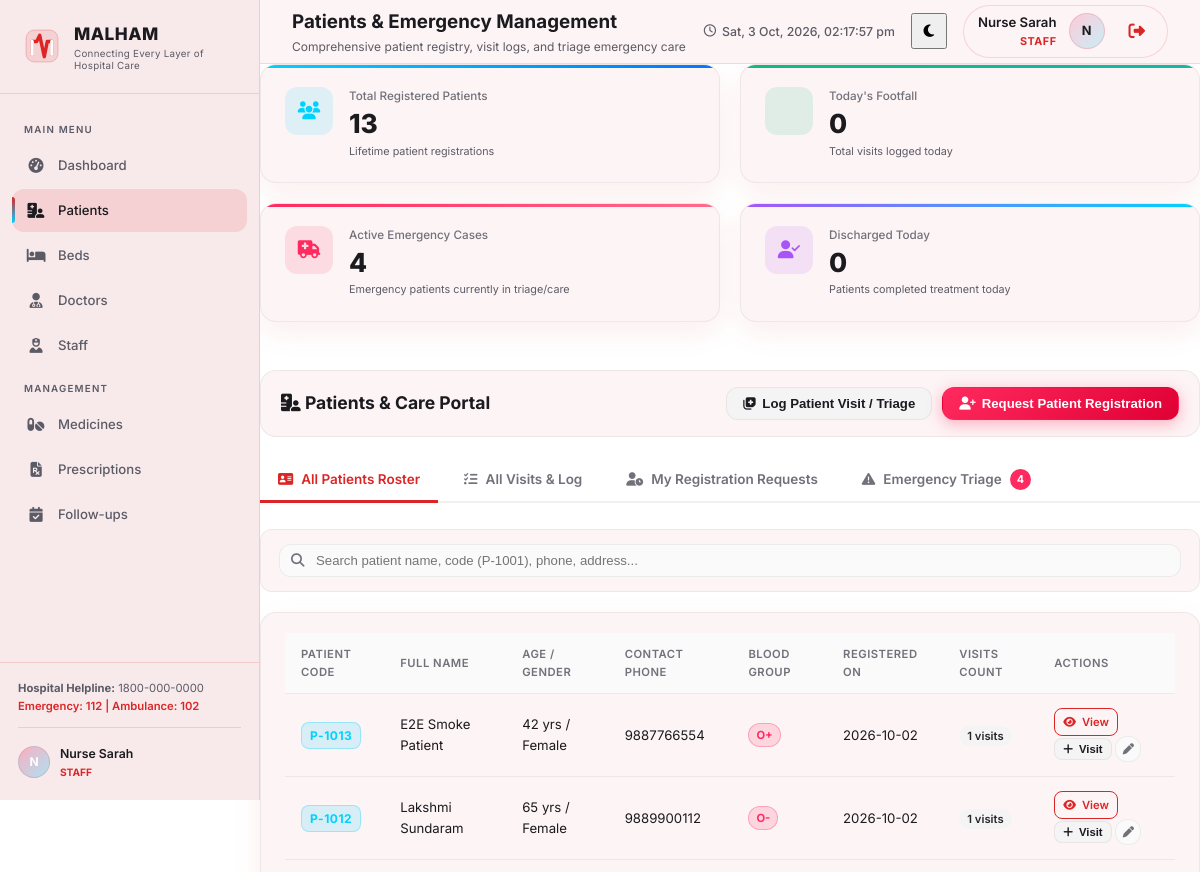
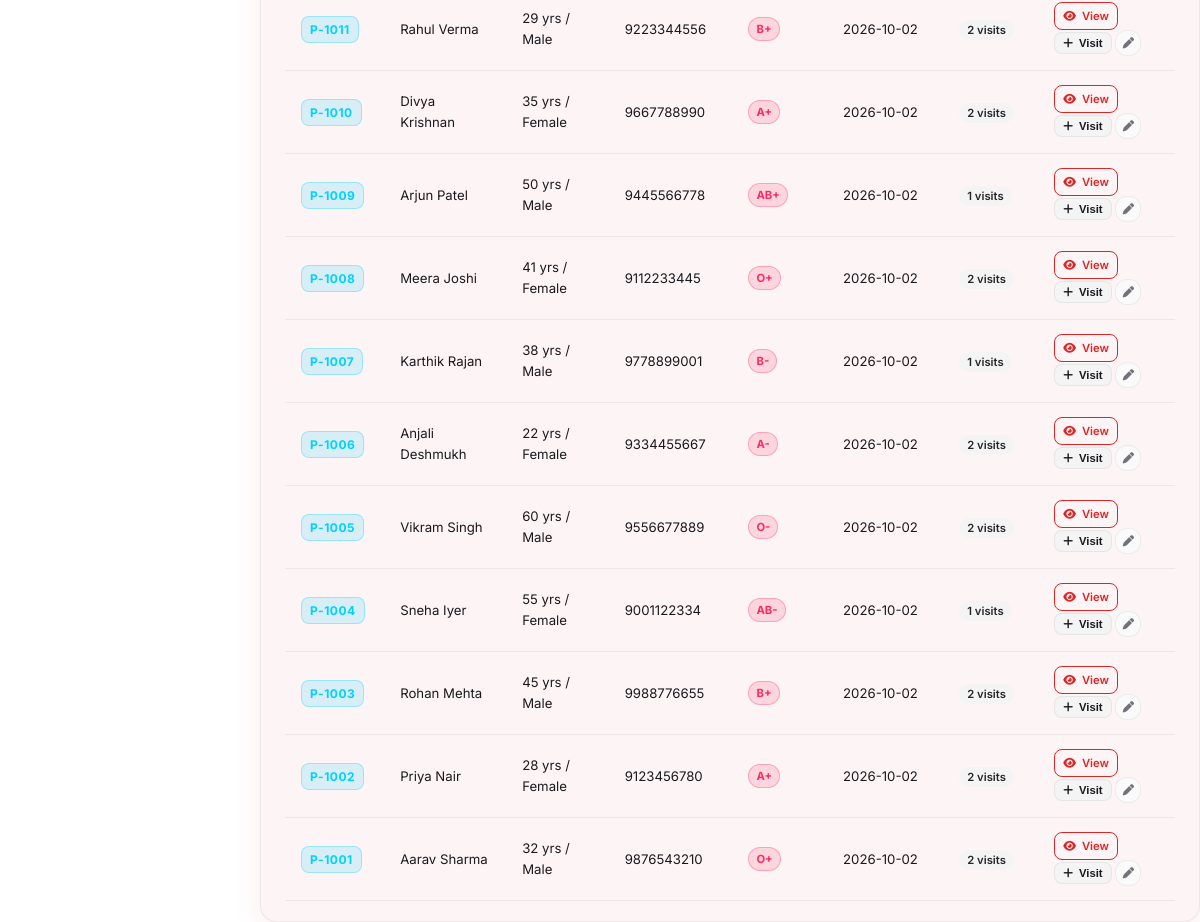
/patients (signed in), run on an earlier commit of the app's database (2 pictures, top to bottom).
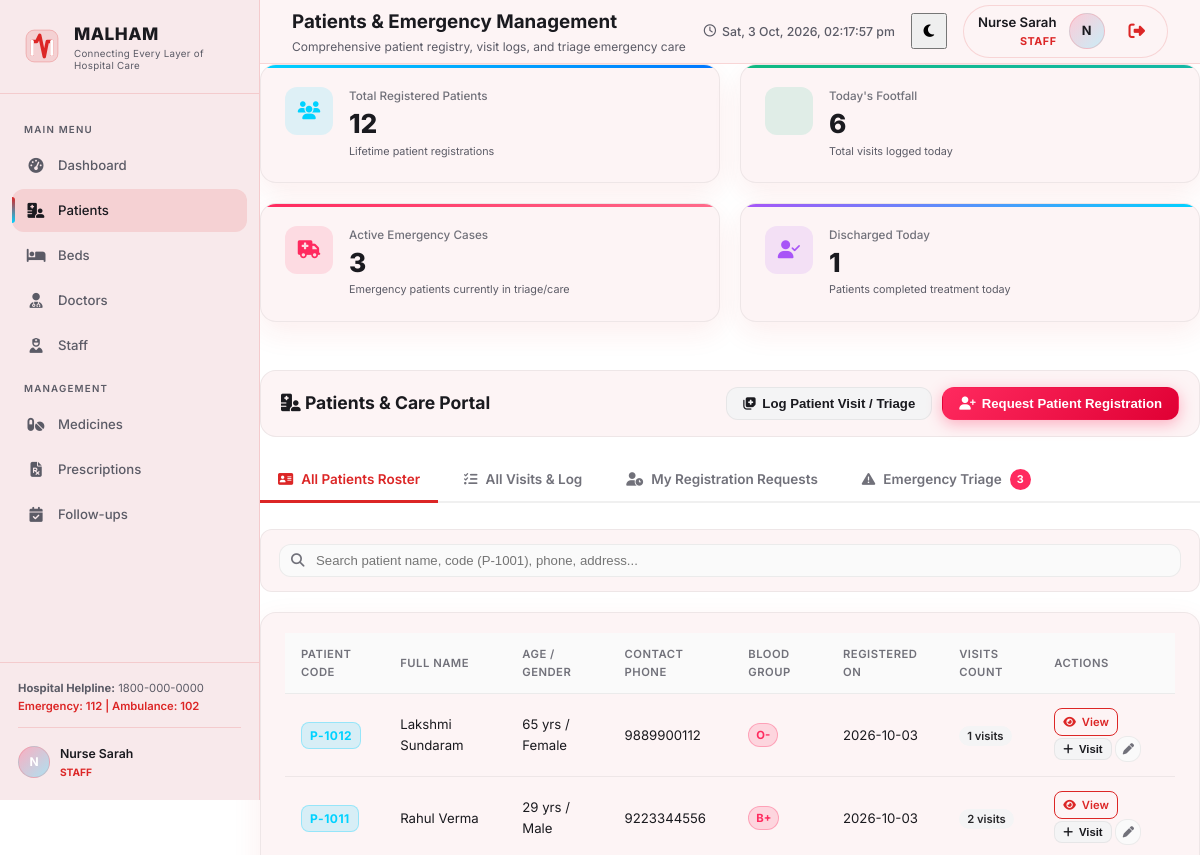
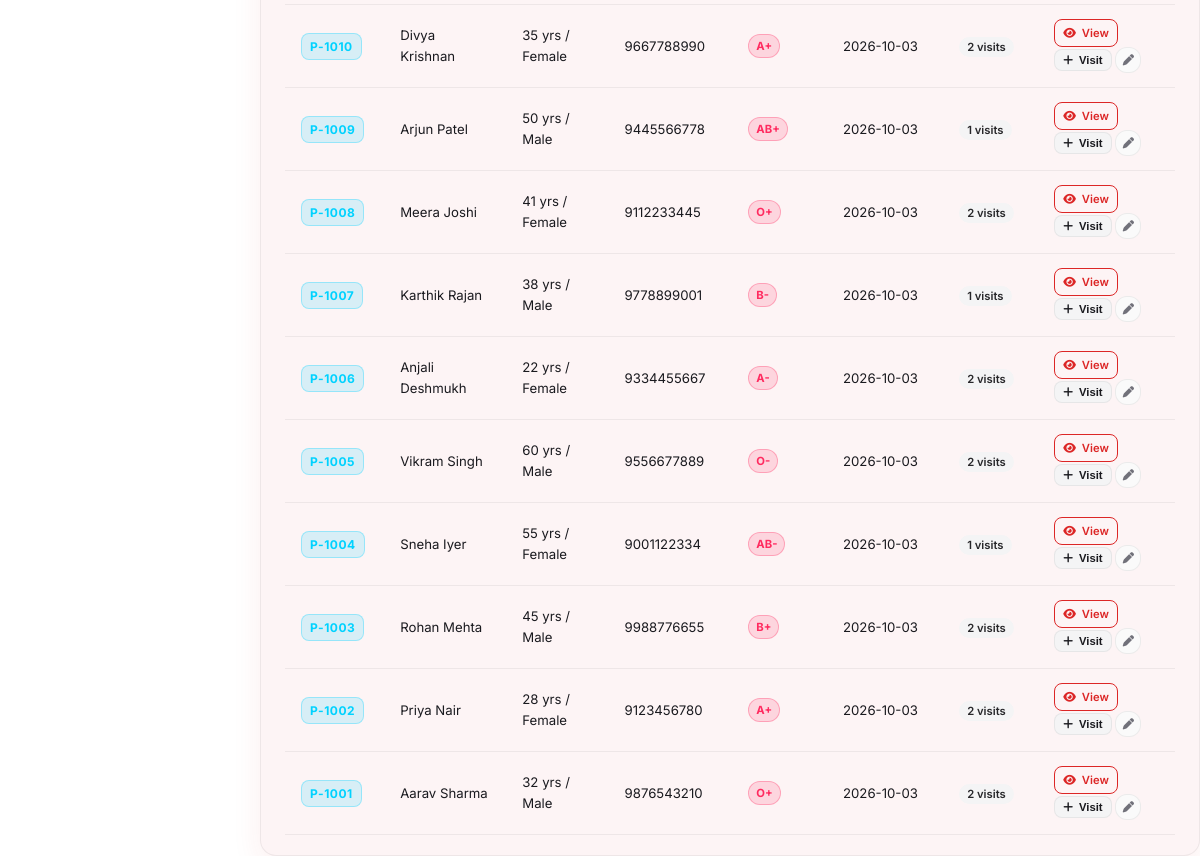
And on a later commit of the database (2 pictures, top to bottom).
### tables this page shows
CREATE TABLE patients (
            id              INTEGER PRIMARY KEY AUTOINCREMENT,
            patient_code    TEXT UNIQUE,
            name            TEXT NOT NULL,
            age             INTEGER,
            gender          TEXT,
            phone           TEXT,
            address         TEXT,
            blood_group     TEXT,
            registered_on   TEXT DEFAULT (date('now')),
            admission_date  TEXT,
            discharge_date  TEXT,
            status          TEXT DEFAULT 'admitted',  -- admitted / discharged / emergency
            department      TEXT,
            created_at      TEXT DEFAULT (datetime('now'))
        );

### app.py (the view)
@app.route("/patients")
@role_required('head_doctor', 'doctor', 'staff')
def patients():
    active_tab = request.args.get("tab", "patients")
    search_query = request.args.get("q", "").strip()
    visit_type_filter = request.args.get("visit_type", "").strip()
    status_filter = request.args.get("status", "").strip()
    triage_filter = request.args.get("triage", "").strip()
    today_date = datetime.now().strftime("%Y-%m-%d")
    total_patients_count = query_db("SELECT COUNT(*) AS c FROM patients", one=True)["c"]
    todays_footfall_count = query_db("SELECT COUNT(*) AS c FROM visits WHERE visit_date = ?", (today_date,), one=True)["c"]
    active_emergency_count = query_db("SELECT COUNT(*) AS c FROM visits WHERE visit_type = 'emergency' AND status != 'discharged'", one=True)["c"]
    discharged_today_count = query_db("SELECT COUNT(*) AS c FROM visits WHERE status = 'discharged' AND visit_date = ?", (today_date,), one=True)["c"]
    patients_sql = (
        "SELECT p.*, "
        "       COUNT(v.id) AS total_visits, "
        "       MAX(v.visit_date) AS last_visit_date "
        "FROM patients p "
        "LEFT JOIN visits v ON p.id = v.patient_id "
        "WHERE 1=1 "
    )
    p_params = []
    if search_query:
        patients_sql += "AND (p.name LIKE ? OR p.patient_code LIKE ? OR p.phone LIKE ? OR p.address LIKE ?) "
        term = f"%{search_query}%"
        p_params.extend([term, term, term, term])
    patients_sql += "GROUP BY p.id ORDER BY p.id DESC"
    patients_list = query_db(patients_sql, p_params)
    visits_sql = (
        "SELECT v.*, p.name AS patient_name, p.patient_code, p.phone, p.age, p.gender, "
        "       d.name AS doctor_name, d.specialization "
        "FROM visits v "
        "JOIN patients p ON v.patient_id = p.id "
        "LEFT JOIN doctors d ON v.doctor_id = d.id "
        "WHERE 1=1 "
    )
    v_params = []
    if search_query:
        visits_sql += "AND (p.name LIKE ? OR p.patient_code LIKE ? OR p.phone LIKE ? OR v.reason LIKE ?) "
        term = f"%{search_query}%"
        v_params.extend([term, term, term, term])
    if visit_type_filter:
        visits_sql += "AND v.visit_type = ? "
        v_params.append(visit_type_filter)
    if status_filter:
        visits_sql += "AND v.status = ? "
        v_params.append(status_filter)
    visits_sql += "ORDER BY v.visit_date DESC, v.id DESC"
    visits_list = query_db(visits_sql, v_params)
    emergency_sql = (
        "SELECT v.*, p.name AS patient_name, p.patient_code, p.age, p.gender, p.blood_group, p.phone, "
        "       d.name AS doctor_name "
        "FROM visits v "
        "JOIN patients p ON v.patient_id = p.id "
        "LEFT JOIN doctors d ON v.doctor_id = d.id "
        "WHERE v.visit_type = 'emergency' "
    )
    e_params = []
    if search_query:
        emergency_sql += "AND (p.name LIKE ? OR p.patient_code LIKE ? OR p.phone LIKE ? OR v.reason LIKE ?) "
        term = f"%{search_query}%"
        e_params.extend([term, term, term, term])
    if triage_filter:
        emergency_sql += "AND v.triage_level = ? "
        e_params.append(triage_filter)
    if status_filter:
        emergency_sql += "AND v.status = ? "
        e_params.append(status_filter)
    emergency_sql += "ORDER BY CASE v.triage_level WHEN 'critical' THEN 1 WHEN 'urgent' THEN 2 WHEN 'stable' THEN 3 ELSE 4 END, v.id DESC"
    emergency_list = query_db(emergency_sql, e_params)
    doctors_list = query_db("SELECT id, name, specialization FROM doctors ORDER BY name ASC")
    user = get_current_user()
    if user and user['role'] in ['head_doctor', 'doctor']:
        pending_registrations = query_db("""
            SELECT r.*, u.display_name AS requested_by_name
            FROM patient_registrations r
            JOIN users u ON r.requested_by_user_id = u.id
            ORDER BY CASE r.status WHEN 'pending' THEN 1 ELSE 2 END, r.id DESC
        """)
        pending_registrations_count = query_db("SELECT COUNT(*) AS c FROM patient_registrations WHERE status = 'pending'", one=True)["c"]
    else:
        user_id = user['id'] if user else 0
        pending_registrations = query_db("""
            SELECT r.*, u.display_name AS requested_by_name
            FROM patient_registrations r
            JOIN users u ON r.requested_by_user_id = u.id
            WHERE r.requested_by_user_id = ?
            ORDER BY CASE r.status WHEN 'pending' THEN 1 ELSE 2 END, r.id DESC
        """, [user_id])
        pending_registrations_count = 0
    return render_template(
        "patients.html",
        active_tab=active_tab,
        total_patients_count=total_patients_count,
        todays_footfall_count=todays_footfall_count,
        active_emergency_count=active_emergency_count,
        discharged_today_count=discharged_today_count,
        patients=patients_list,
        visits=visits_list,
        emergency_visits=emergency_list,
        doctors=doctors_list,
        pending_registrations=pending_registrations,
        pending_registrations_count=pending_registrations_count,
        search_query=search_query,
        visit_type_filter=visit_type_filter,
        status_filter=status_filter,
        triage_filter=triage_filter,
        today_date=today_date,
    )

### app.py (called while the page is built)
def get_current_user():
    user_id = session.get("user_id")
    if not user_id:
        return None
    conn = get_db_connection()
    user = conn.execute("SELECT * FROM users WHERE id = ?", (user_id,)).fetchone()
    conn.close()
    return user

@app.before_request
def require_login():
    endpoint = request.endpoint
    if endpoint in ('login', 'static') or (request.path and request.path.startswith('/static')):
        return None
    if 'user_id' not in session:
        return redirect(url_for('login'))
    g.user = get_current_user()
    if not g.user:
        session.clear()
        return redirect(url_for('login'))

@app.context_processor
def inject_globals():
    return dict(
        current_user=getattr(g, 'user', None),
        attendance_demo_mode=ATTENDANCE_DEMO_MODE
    )

def query_db(sql, args=(), one=False):
    conn = get_db_connection()
    rows = conn.execute(sql, args).fetchall()
    conn.close()
    result = [dict(row) for row in rows]
    return result[0] if one and result else result

### database.py (called while the page is built)
def get_db_connection():
    conn = sqlite3.connect(DATABASE)
    conn.row_factory = sqlite3.Row  # allows dict-like access to rows
    return conn

### templates/patients.html (shortened to what the changed rows need)
{% extends "base.html" %}
{% block content %}
<div class="patients-container">
    <div class="stats-grid animate-in">
        <div class="stat-card card-blue">
            <div class="stat-info">
                <div class="stat-label">Total Registered Patients</div>
                <div class="stat-value">{{ total_patients_count }}</div>
                <div class="stat-detail">Lifetime patient registrations</div>
            </div>
        </div>
        <div class="stat-card card-emerald">
            <div class="stat-info">
                <div class="stat-label">Today's Footfall</div>
                <div class="stat-value">{{ todays_footfall_count }}</div>
                <div class="stat-detail">Total visits logged today</div>
            </div>
        </div>
        <div class="stat-card card-rose">
            <div class="stat-info">
                <div class="stat-label">Active Emergency Cases</div>
                <div class="stat-value">{{ active_emergency_count }}</div>
                <div class="stat-detail">Emergency patients currently in triage/care</div>
            </div>
        </div>
        <div class="stat-card card-violet">
            <div class="stat-info">
                <div class="stat-label">Discharged Today</div>
                <div class="stat-value">{{ discharged_today_count }}</div>
                <div class="stat-detail">Patients completed treatment today</div>
            </div>
        </div>
    </div>
    <div class="nav-tabs-wrapper">
        <div class="nav-tabs">
            <a href="{{ url_for('patients', tab='emergency') }}" class="tab-item {% if active_tab == 'emergency' %}active{% endif %}">
                <i class="fa-solid fa-triangle-exclamation text-rose-500"></i> Emergency Triage
                {% if active_emergency_count > 0 %}
                <span class="tab-badge-count">{{ active_emergency_count }}</span>
                {% endif %}
            </a>
        </div>
    </div>
    {% if active_tab == 'patients' %}
    <div class="tab-content animate-in">
        <div class="card">
            <div class="card-body p-0">
                {% if patients %}
                <table class="data-table">
                    <thead>
                        <tr>
                            <th>Patient Code</th>
                            <th>Full Name</th>
                            <th>Age / Gender</th>
                            <th>Contact Phone</th>
                            <th>Blood Group</th>
                            <th>Registered On</th>
                            <th>Visits Count</th>
                            <th>Actions</th>
                        </tr>
                    </thead>
                    <tbody>
                        {% for p in patients %}
                        <tr>
                            <td><span class="patient-code-badge">{{ p.patient_code or ('P-' ~ (p.id + 1000)) }}</span></td>
                            <td>
                                <a href="{{ url_for('patient_profile', patient_id=p.id) }}" class="font-semibold text-blue-600 hover:underline">
                                    {{ p.name }}
                                </a>
                            </td>
                            <td>{{ p.age or '—' }} yrs / {{ p.gender or '—' }}</td>
                            <td>{{ p.phone or '—' }}</td>
                            <td><span class="badge-blood">{{ p.blood_group or '—' }}</span></td>
                            <td class="text-xs text-muted">{{ p.registered_on or p.admission_date or '—' }}</td>
                            <td><span class="badge-visit-count">{{ p.total_visits }} visits</span></td>
                            <td>
                                <div class="action-btn-group">
                                    <a href="{{ url_for('patient_profile', patient_id=p.id) }}" class="btn btn-xs btn-outline-primary" title="View Patient Profile">
                                        <i class="fa-solid fa-eye"></i> View
                                    </a>
                                    <button class="btn btn-xs btn-secondary" onclick='openLogVisitModalForPatient({{ p.id }}, "{{ p.name|e }}")' title="Log Visit">
                                        <i class="fa-solid fa-plus"></i> Visit
                                    </button>
                                    <button class="btn-icon btn-icon-sm" onclick='openEditPatientModal({{ p|tojson }})' title="Edit Patient Info">
                                        <i class="fa-solid fa-pen"></i>
                                    </button>
                                </div>
                            </td>
                        </tr>
                        {% endfor %}
                    </tbody>
                </table>
                {% else %}
                <div class="empty-state">
                    <i class="fa-solid fa-user-slash"></i>
                    <h3>No Patients Found</h3>
                    <p>No registered patients match your search criteria.</p>
                </div>
                {% endif %}
            </div>
        </div>
    </div>
    {% endif %}
</div>
{% endblock %}

What changed in the data, as far as the page shows it:
removed patients: patient_code "P-1013", name "E2E Smoke Patient", age "42", gender "Female", phone "9887766554", blood_group "O+", registered_on "2026-10-02", total_visits "1"
changed patients "Lakshmi Sundaram": registered_on "2026-10-02" → "2026-10-03"
changed patients "Rahul Verma": registered_on "2026-10-02" → "2026-10-03"
changed patients "Divya Krishnan": registered_on "2026-10-02" → "2026-10-03"
changed patients "Arjun Patel": registered_on "2026-10-02" → "2026-10-03"
changed patients "Meera Joshi": registered_on "2026-10-02" → "2026-10-03"
changed patients "Karthik Rajan": registered_on "2026-10-02" → "2026-10-03"
changed patients "Anjali Deshmukh": registered_on "2026-10-02" → "2026-10-03"
changed patients "Vikram Singh": registered_on "2026-10-02" → "2026-10-03"
changed patients "Sneha Iyer": registered_on "2026-10-02" → "2026-10-03"
changed patients "Rohan Mehta": registered_on "2026-10-02" → "2026-10-03"
changed patients "Priya Nair": registered_on "2026-10-02" → "2026-10-03"
changed patients "Aarav Sharma": registered_on "2026-10-02" → "2026-10-03"
Also different on the page:
{{ total_patients_count }}: "13" → "12"
{{ todays_footfall_count }}: "0" → "6"
{{ active_emergency_count }}: "4" → "3"
{{ discharged_today_count }}: "0" → "1"
